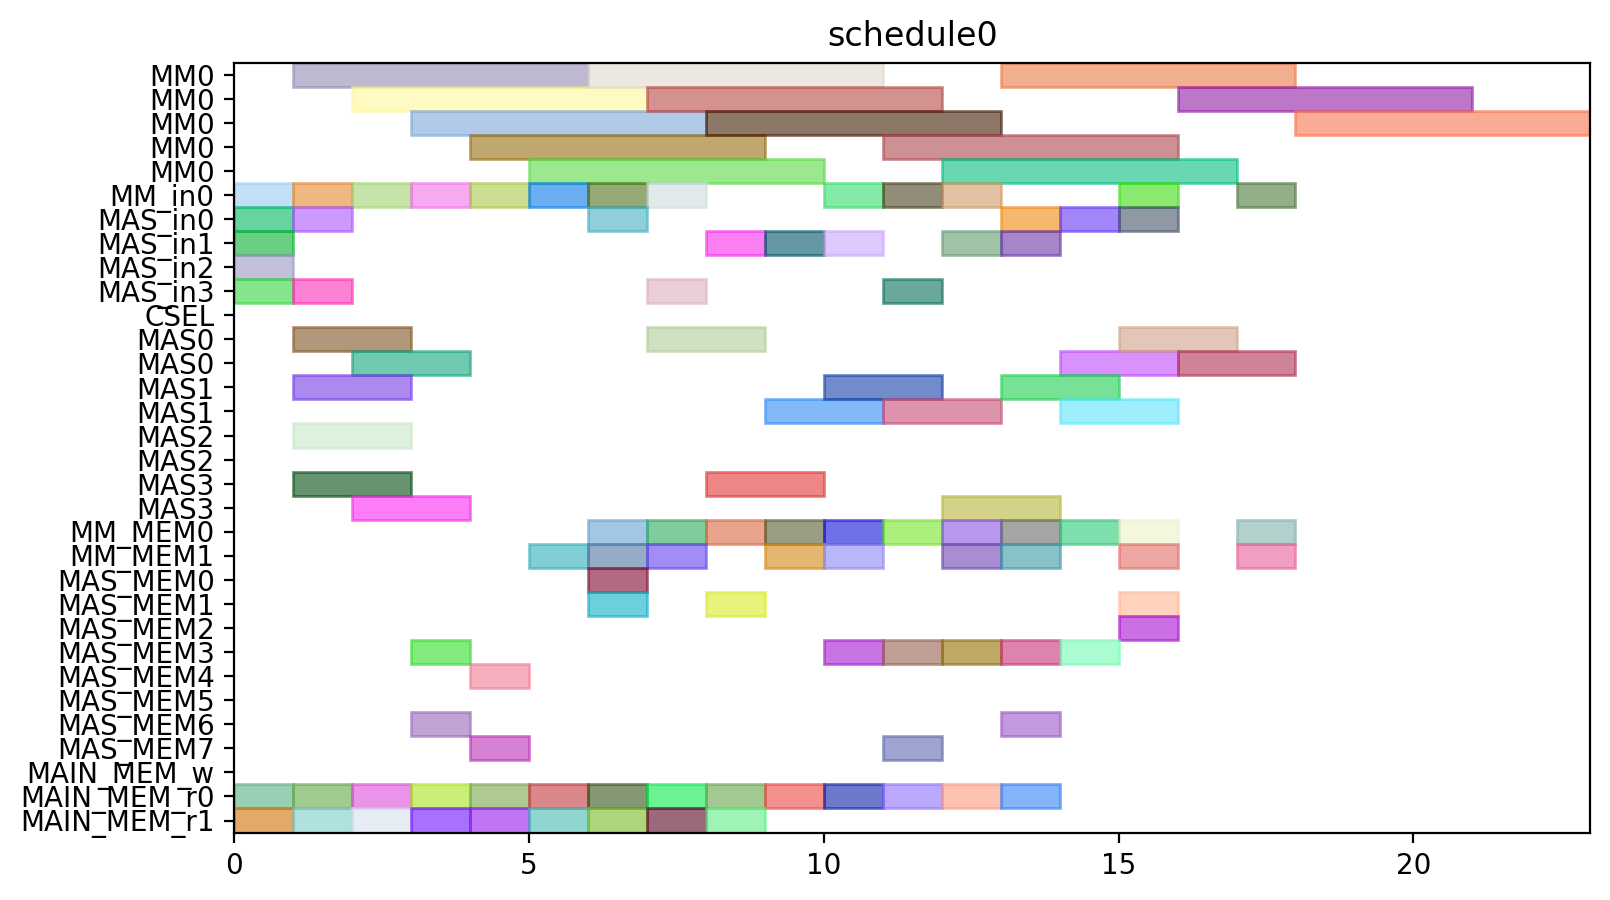

The script that drew this image:
from pyschedule import Scenario, solvers, plotters, alt


def solve():
	horizon = 90
	S = Scenario("schedule0", horizon=horizon)

	# resource
	MM = S.Resources('MM', num=1, size=5)
	MM_in = S.Resources('MM_in', num=1)
	MAS_in = S.Resources('MAS_in', num=4)
	CSEL = S.Resource('CSEL')
	MAS = S.Resources('MAS', num=4, size=2, periods=range(1, horizon))
	MM_MEM = S.Resources('MM_MEM', num=2)
	MAS_MEM = S.Resources('MAS_MEM', num=8)
	MAIN_MEM_w = S.Resource('MAIN_MEM_w', size=1)
	MAIN_MEM_r = S.Resources('MAIN_MEM_r', num=2)

	# result of previous scheduling

	# new tasks
	t0 = S.Task('t0', length=5, delay_cost=1)
	t0 += alt(MM)
	t0_in = S.Task('t0_in', length=1, delay_cost=1)
	t0_in += alt(MM_in)
	S += t0_in*MM_in[0]<=t0*MM[0]

	t0_mem0 = S.Task('t0_mem0', length=1, delay_cost=1)
	t0_mem0 += MAIN_MEM_r[0]
	t0_mem1 = S.Task('t0_mem1', length=1, delay_cost=1)
	t0_mem1 += MAIN_MEM_r[1]
	t1 = S.Task('t1', length=5, delay_cost=1)
	t1 += alt(MM)
	t1_in = S.Task('t1_in', length=1, delay_cost=1)
	t1_in += alt(MM_in)
	S += t1_in*MM_in[0]<=t1*MM[0]

	t1_mem0 = S.Task('t1_mem0', length=1, delay_cost=1)
	t1_mem0 += MAIN_MEM_r[0]
	t1_mem1 = S.Task('t1_mem1', length=1, delay_cost=1)
	t1_mem1 += MAIN_MEM_r[1]
	t2 = S.Task('t2', length=5, delay_cost=1)
	t2 += alt(MM)
	t2_in = S.Task('t2_in', length=1, delay_cost=1)
	t2_in += alt(MM_in)
	S += t2_in*MM_in[0]<=t2*MM[0]

	t2_mem0 = S.Task('t2_mem0', length=1, delay_cost=1)
	t2_mem0 += MAIN_MEM_r[0]
	t2_mem1 = S.Task('t2_mem1', length=1, delay_cost=1)
	t2_mem1 += MAIN_MEM_r[1]
	t3 = S.Task('t3', length=2, delay_cost=1)
	t3 += alt(MAS)
	t3_in = S.Task('t3_in', length=1, delay_cost=1)
	t3_in += alt(MAS_in)
	S += t3_in*MAS_in[0]<=t3*MAS[0]

	S += t3_in*MAS_in[1]<=t3*MAS[1]

	S += t3_in*MAS_in[2]<=t3*MAS[2]

	S += t3_in*MAS_in[3]<=t3*MAS[3]

	t3_mem0 = S.Task('t3_mem0', length=1, delay_cost=1)
	t3_mem0 += MAIN_MEM_r[0]
	t3_mem1 = S.Task('t3_mem1', length=1, delay_cost=1)
	t3_mem1 += MAIN_MEM_r[1]
	t4 = S.Task('t4', length=2, delay_cost=1)
	t4 += alt(MAS)
	t4_in = S.Task('t4_in', length=1, delay_cost=1)
	t4_in += alt(MAS_in)
	S += t4_in*MAS_in[0]<=t4*MAS[0]

	S += t4_in*MAS_in[1]<=t4*MAS[1]

	S += t4_in*MAS_in[2]<=t4*MAS[2]

	S += t4_in*MAS_in[3]<=t4*MAS[3]

	t4_mem0 = S.Task('t4_mem0', length=1, delay_cost=1)
	t4_mem0 += MAIN_MEM_r[0]
	t4_mem1 = S.Task('t4_mem1', length=1, delay_cost=1)
	t4_mem1 += MAIN_MEM_r[1]
	t8 = S.Task('t8', length=2, delay_cost=1)
	t8 += alt(MAS)
	t8_in = S.Task('t8_in', length=1, delay_cost=1)
	t8_in += alt(MAS_in)
	S += t8_in*MAS_in[0]<=t8*MAS[0]

	S += t8_in*MAS_in[1]<=t8*MAS[1]

	S += t8_in*MAS_in[2]<=t8*MAS[2]

	S += t8_in*MAS_in[3]<=t8*MAS[3]

	t8_mem0 = S.Task('t8_mem0', length=1, delay_cost=1)
	t8_mem0 += MAIN_MEM_r[0]
	t8_mem1 = S.Task('t8_mem1', length=1, delay_cost=1)
	t8_mem1 += MAIN_MEM_r[1]
	t9 = S.Task('t9', length=2, delay_cost=1)
	t9 += alt(MAS)
	t9_in = S.Task('t9_in', length=1, delay_cost=1)
	t9_in += alt(MAS_in)
	S += t9_in*MAS_in[0]<=t9*MAS[0]

	S += t9_in*MAS_in[1]<=t9*MAS[1]

	S += t9_in*MAS_in[2]<=t9*MAS[2]

	S += t9_in*MAS_in[3]<=t9*MAS[3]

	t9_mem0 = S.Task('t9_mem0', length=1, delay_cost=1)
	t9_mem0 += MAIN_MEM_r[0]
	t9_mem1 = S.Task('t9_mem1', length=1, delay_cost=1)
	t9_mem1 += MAIN_MEM_r[1]
	t13 = S.Task('t13', length=2, delay_cost=1)
	t13 += alt(MAS)
	t13_in = S.Task('t13_in', length=1, delay_cost=1)
	t13_in += alt(MAS_in)
	S += t13_in*MAS_in[0]<=t13*MAS[0]

	S += t13_in*MAS_in[1]<=t13*MAS[1]

	S += t13_in*MAS_in[2]<=t13*MAS[2]

	S += t13_in*MAS_in[3]<=t13*MAS[3]

	t13_mem0 = S.Task('t13_mem0', length=1, delay_cost=1)
	t13_mem0 += MAIN_MEM_r[0]
	t13_mem1 = S.Task('t13_mem1', length=1, delay_cost=1)
	t13_mem1 += MAIN_MEM_r[1]
	t14 = S.Task('t14', length=2, delay_cost=1)
	t14 += alt(MAS)
	t14_in = S.Task('t14_in', length=1, delay_cost=1)
	t14_in += alt(MAS_in)
	S += t14_in*MAS_in[0]<=t14*MAS[0]

	S += t14_in*MAS_in[1]<=t14*MAS[1]

	S += t14_in*MAS_in[2]<=t14*MAS[2]

	S += t14_in*MAS_in[3]<=t14*MAS[3]

	t14_mem0 = S.Task('t14_mem0', length=1, delay_cost=1)
	t14_mem0 += MAIN_MEM_r[0]
	t14_mem1 = S.Task('t14_mem1', length=1, delay_cost=1)
	t14_mem1 += MAIN_MEM_r[1]
	t5 = S.Task('t5', length=5, delay_cost=1)
	t5 += alt(MM)
	t5_in = S.Task('t5_in', length=1, delay_cost=1)
	t5_in += alt(MM_in)
	S += t5_in*MM_in[0]<=t5*MM[0]

	t5_mem0 = S.Task('t5_mem0', length=1, delay_cost=1)
	t5_mem0 += alt(MAS_MEM)
	S += (t3*MAS[0])-1 < t5_mem0*MAS_MEM[0]
	S += (t3*MAS[1])-1 < t5_mem0*MAS_MEM[2]
	S += (t3*MAS[2])-1 < t5_mem0*MAS_MEM[4]
	S += (t3*MAS[3])-1 < t5_mem0*MAS_MEM[6]
	S += t5_mem0 <= t5

	t5_mem1 = S.Task('t5_mem1', length=1, delay_cost=1)
	t5_mem1 += alt(MAS_MEM)
	S += (t4*MAS[0])-1 < t5_mem1*MAS_MEM[1]
	S += (t4*MAS[1])-1 < t5_mem1*MAS_MEM[3]
	S += (t4*MAS[2])-1 < t5_mem1*MAS_MEM[5]
	S += (t4*MAS[3])-1 < t5_mem1*MAS_MEM[7]
	S += t5_mem1 <= t5

	t6 = S.Task('t6', length=2, delay_cost=1)
	t6 += alt(MAS)
	t6_in = S.Task('t6_in', length=1, delay_cost=1)
	t6_in += alt(MAS_in)
	S += t6_in*MAS_in[0]<=t6*MAS[0]

	S += t6_in*MAS_in[1]<=t6*MAS[1]

	S += t6_in*MAS_in[2]<=t6*MAS[2]

	S += t6_in*MAS_in[3]<=t6*MAS[3]

	t6_mem0 = S.Task('t6_mem0', length=1, delay_cost=1)
	t6_mem0 += alt(MM_MEM)
	S += (t0*MM[0])-1 < t6_mem0*MM_MEM[0]
	S += t6_mem0 <= t6

	t6_mem1 = S.Task('t6_mem1', length=1, delay_cost=1)
	t6_mem1 += alt(MM_MEM)
	S += (t1*MM[0])-1 < t6_mem1*MM_MEM[1]
	S += t6_mem1 <= t6

	t10 = S.Task('t10', length=5, delay_cost=1)
	t10 += alt(MM)
	t10_in = S.Task('t10_in', length=1, delay_cost=1)
	t10_in += alt(MM_in)
	S += t10_in*MM_in[0]<=t10*MM[0]

	t10_mem0 = S.Task('t10_mem0', length=1, delay_cost=1)
	t10_mem0 += alt(MAS_MEM)
	S += (t8*MAS[0])-1 < t10_mem0*MAS_MEM[0]
	S += (t8*MAS[1])-1 < t10_mem0*MAS_MEM[2]
	S += (t8*MAS[2])-1 < t10_mem0*MAS_MEM[4]
	S += (t8*MAS[3])-1 < t10_mem0*MAS_MEM[6]
	S += t10_mem0 <= t10

	t10_mem1 = S.Task('t10_mem1', length=1, delay_cost=1)
	t10_mem1 += alt(MAS_MEM)
	S += (t9*MAS[0])-1 < t10_mem1*MAS_MEM[1]
	S += (t9*MAS[1])-1 < t10_mem1*MAS_MEM[3]
	S += (t9*MAS[2])-1 < t10_mem1*MAS_MEM[5]
	S += (t9*MAS[3])-1 < t10_mem1*MAS_MEM[7]
	S += t10_mem1 <= t10

	t11 = S.Task('t11', length=2, delay_cost=1)
	t11 += alt(MAS)
	t11_in = S.Task('t11_in', length=1, delay_cost=1)
	t11_in += alt(MAS_in)
	S += t11_in*MAS_in[0]<=t11*MAS[0]

	S += t11_in*MAS_in[1]<=t11*MAS[1]

	S += t11_in*MAS_in[2]<=t11*MAS[2]

	S += t11_in*MAS_in[3]<=t11*MAS[3]

	t11_mem0 = S.Task('t11_mem0', length=1, delay_cost=1)
	t11_mem0 += alt(MM_MEM)
	S += (t1*MM[0])-1 < t11_mem0*MM_MEM[0]
	S += t11_mem0 <= t11

	t11_mem1 = S.Task('t11_mem1', length=1, delay_cost=1)
	t11_mem1 += alt(MM_MEM)
	S += (t2*MM[0])-1 < t11_mem1*MM_MEM[1]
	S += t11_mem1 <= t11

	t15 = S.Task('t15', length=5, delay_cost=1)
	t15 += alt(MM)
	t15_in = S.Task('t15_in', length=1, delay_cost=1)
	t15_in += alt(MM_in)
	S += t15_in*MM_in[0]<=t15*MM[0]

	t15_mem0 = S.Task('t15_mem0', length=1, delay_cost=1)
	t15_mem0 += alt(MAS_MEM)
	S += (t13*MAS[0])-1 < t15_mem0*MAS_MEM[0]
	S += (t13*MAS[1])-1 < t15_mem0*MAS_MEM[2]
	S += (t13*MAS[2])-1 < t15_mem0*MAS_MEM[4]
	S += (t13*MAS[3])-1 < t15_mem0*MAS_MEM[6]
	S += t15_mem0 <= t15

	t15_mem1 = S.Task('t15_mem1', length=1, delay_cost=1)
	t15_mem1 += alt(MAS_MEM)
	S += (t14*MAS[0])-1 < t15_mem1*MAS_MEM[1]
	S += (t14*MAS[1])-1 < t15_mem1*MAS_MEM[3]
	S += (t14*MAS[2])-1 < t15_mem1*MAS_MEM[5]
	S += (t14*MAS[3])-1 < t15_mem1*MAS_MEM[7]
	S += t15_mem1 <= t15

	t16 = S.Task('t16', length=2, delay_cost=1)
	t16 += alt(MAS)
	t16_in = S.Task('t16_in', length=1, delay_cost=1)
	t16_in += alt(MAS_in)
	S += t16_in*MAS_in[0]<=t16*MAS[0]

	S += t16_in*MAS_in[1]<=t16*MAS[1]

	S += t16_in*MAS_in[2]<=t16*MAS[2]

	S += t16_in*MAS_in[3]<=t16*MAS[3]

	t16_mem0 = S.Task('t16_mem0', length=1, delay_cost=1)
	t16_mem0 += alt(MM_MEM)
	S += (t0*MM[0])-1 < t16_mem0*MM_MEM[0]
	S += t16_mem0 <= t16

	t16_mem1 = S.Task('t16_mem1', length=1, delay_cost=1)
	t16_mem1 += alt(MM_MEM)
	S += (t2*MM[0])-1 < t16_mem1*MM_MEM[1]
	S += t16_mem1 <= t16

	t19 = S.Task('t19', length=5, delay_cost=1)
	t19 += alt(MM)
	t19_in = S.Task('t19_in', length=1, delay_cost=1)
	t19_in += alt(MM_in)
	S += t19_in*MM_in[0]<=t19*MM[0]

	t19_mem0 = S.Task('t19_mem0', length=1, delay_cost=1)
	t19_mem0 += MAIN_MEM_r[0]
	t19_mem1 = S.Task('t19_mem1', length=1, delay_cost=1)
	t19_mem1 += alt(MM_MEM)
	S += (t2*MM[0])-1 < t19_mem1*MM_MEM[1]
	S += t19_mem1 <= t19

	t24 = S.Task('t24', length=2, delay_cost=1)
	t24 += alt(MAS)
	t24_in = S.Task('t24_in', length=1, delay_cost=1)
	t24_in += alt(MAS_in)
	S += t24_in*MAS_in[0]<=t24*MAS[0]

	S += t24_in*MAS_in[1]<=t24*MAS[1]

	S += t24_in*MAS_in[2]<=t24*MAS[2]

	S += t24_in*MAS_in[3]<=t24*MAS[3]

	t24_mem0 = S.Task('t24_mem0', length=1, delay_cost=1)
	t24_mem0 += alt(MM_MEM)
	S += (t0*MM[0])-1 < t24_mem0*MM_MEM[0]
	S += t24_mem0 <= t24

	t26 = S.Task('t26', length=5, delay_cost=1)
	t26 += alt(MM)
	t26_in = S.Task('t26_in', length=1, delay_cost=1)
	t26_in += alt(MM_in)
	S += t26_in*MM_in[0]<=t26*MM[0]

	t26_mem0 = S.Task('t26_mem0', length=1, delay_cost=1)
	t26_mem0 += MAIN_MEM_r[0]
	t26_mem1 = S.Task('t26_mem1', length=1, delay_cost=1)
	t26_mem1 += alt(MM_MEM)
	S += (t2*MM[0])-1 < t26_mem1*MM_MEM[1]
	S += t26_mem1 <= t26

	t7 = S.Task('t7', length=2, delay_cost=1)
	t7 += alt(MAS)
	t7_in = S.Task('t7_in', length=1, delay_cost=1)
	t7_in += alt(MAS_in)
	S += t7_in*MAS_in[0]<=t7*MAS[0]

	S += t7_in*MAS_in[1]<=t7*MAS[1]

	S += t7_in*MAS_in[2]<=t7*MAS[2]

	S += t7_in*MAS_in[3]<=t7*MAS[3]

	t7_mem0 = S.Task('t7_mem0', length=1, delay_cost=1)
	t7_mem0 += alt(MM_MEM)
	S += (t5*MM[0])-1 < t7_mem0*MM_MEM[0]
	S += t7_mem0 <= t7

	t7_mem1 = S.Task('t7_mem1', length=1, delay_cost=1)
	t7_mem1 += alt(MAS_MEM)
	S += (t6*MAS[0])-1 < t7_mem1*MAS_MEM[1]
	S += (t6*MAS[1])-1 < t7_mem1*MAS_MEM[3]
	S += (t6*MAS[2])-1 < t7_mem1*MAS_MEM[5]
	S += (t6*MAS[3])-1 < t7_mem1*MAS_MEM[7]
	S += t7_mem1 <= t7

	t12 = S.Task('t12', length=2, delay_cost=1)
	t12 += alt(MAS)
	t12_in = S.Task('t12_in', length=1, delay_cost=1)
	t12_in += alt(MAS_in)
	S += t12_in*MAS_in[0]<=t12*MAS[0]

	S += t12_in*MAS_in[1]<=t12*MAS[1]

	S += t12_in*MAS_in[2]<=t12*MAS[2]

	S += t12_in*MAS_in[3]<=t12*MAS[3]

	t12_mem0 = S.Task('t12_mem0', length=1, delay_cost=1)
	t12_mem0 += alt(MM_MEM)
	S += (t10*MM[0])-1 < t12_mem0*MM_MEM[0]
	S += t12_mem0 <= t12

	t12_mem1 = S.Task('t12_mem1', length=1, delay_cost=1)
	t12_mem1 += alt(MAS_MEM)
	S += (t11*MAS[0])-1 < t12_mem1*MAS_MEM[1]
	S += (t11*MAS[1])-1 < t12_mem1*MAS_MEM[3]
	S += (t11*MAS[2])-1 < t12_mem1*MAS_MEM[5]
	S += (t11*MAS[3])-1 < t12_mem1*MAS_MEM[7]
	S += t12_mem1 <= t12

	t17 = S.Task('t17', length=2, delay_cost=1)
	t17 += alt(MAS)
	t17_in = S.Task('t17_in', length=1, delay_cost=1)
	t17_in += alt(MAS_in)
	S += t17_in*MAS_in[0]<=t17*MAS[0]

	S += t17_in*MAS_in[1]<=t17*MAS[1]

	S += t17_in*MAS_in[2]<=t17*MAS[2]

	S += t17_in*MAS_in[3]<=t17*MAS[3]

	t17_mem0 = S.Task('t17_mem0', length=1, delay_cost=1)
	t17_mem0 += alt(MM_MEM)
	S += (t15*MM[0])-1 < t17_mem0*MM_MEM[0]
	S += t17_mem0 <= t17

	t17_mem1 = S.Task('t17_mem1', length=1, delay_cost=1)
	t17_mem1 += alt(MAS_MEM)
	S += (t16*MAS[0])-1 < t17_mem1*MAS_MEM[1]
	S += (t16*MAS[1])-1 < t17_mem1*MAS_MEM[3]
	S += (t16*MAS[2])-1 < t17_mem1*MAS_MEM[5]
	S += (t16*MAS[3])-1 < t17_mem1*MAS_MEM[7]
	S += t17_mem1 <= t17

	t25 = S.Task('t25', length=2, delay_cost=1)
	t25 += alt(MAS)
	t25_in = S.Task('t25_in', length=1, delay_cost=1)
	t25_in += alt(MAS_in)
	S += t25_in*MAS_in[0]<=t25*MAS[0]

	S += t25_in*MAS_in[1]<=t25*MAS[1]

	S += t25_in*MAS_in[2]<=t25*MAS[2]

	S += t25_in*MAS_in[3]<=t25*MAS[3]

	t25_mem0 = S.Task('t25_mem0', length=1, delay_cost=1)
	t25_mem0 += alt(MM_MEM)
	S += (t0*MM[0])-1 < t25_mem0*MM_MEM[0]
	S += t25_mem0 <= t25

	t25_mem1 = S.Task('t25_mem1', length=1, delay_cost=1)
	t25_mem1 += alt(MAS_MEM)
	S += (t24*MAS[0])-1 < t25_mem1*MAS_MEM[1]
	S += (t24*MAS[1])-1 < t25_mem1*MAS_MEM[3]
	S += (t24*MAS[2])-1 < t25_mem1*MAS_MEM[5]
	S += (t24*MAS[3])-1 < t25_mem1*MAS_MEM[7]
	S += t25_mem1 <= t25

	t29 = S.Task('t29', length=2, delay_cost=1)
	t29 += alt(MAS)
	t29_in = S.Task('t29_in', length=1, delay_cost=1)
	t29_in += alt(MAS_in)
	S += t29_in*MAS_in[0]<=t29*MAS[0]

	S += t29_in*MAS_in[1]<=t29*MAS[1]

	S += t29_in*MAS_in[2]<=t29*MAS[2]

	S += t29_in*MAS_in[3]<=t29*MAS[3]

	t29_mem0 = S.Task('t29_mem0', length=1, delay_cost=1)
	t29_mem0 += alt(MM_MEM)
	S += (t0*MM[0])-1 < t29_mem0*MM_MEM[0]
	S += t29_mem0 <= t29

	t29_mem1 = S.Task('t29_mem1', length=1, delay_cost=1)
	t29_mem1 += alt(MM_MEM)
	S += (t26*MM[0])-1 < t29_mem1*MM_MEM[1]
	S += t29_mem1 <= t29

	t18 = S.Task('t18', length=5, delay_cost=1)
	t18 += alt(MM)
	t18_in = S.Task('t18_in', length=1, delay_cost=1)
	t18_in += alt(MM_in)
	S += t18_in*MM_in[0]<=t18*MM[0]

	t18_mem0 = S.Task('t18_mem0', length=1, delay_cost=1)
	t18_mem0 += MAIN_MEM_r[0]
	t18_mem1 = S.Task('t18_mem1', length=1, delay_cost=1)
	t18_mem1 += alt(MAS_MEM)
	S += (t12*MAS[0])-1 < t18_mem1*MAS_MEM[1]
	S += (t12*MAS[1])-1 < t18_mem1*MAS_MEM[3]
	S += (t12*MAS[2])-1 < t18_mem1*MAS_MEM[5]
	S += (t12*MAS[3])-1 < t18_mem1*MAS_MEM[7]
	S += t18_mem1 <= t18

	t27 = S.Task('t27', length=5, delay_cost=1)
	t27 += alt(MM)
	t27_in = S.Task('t27_in', length=1, delay_cost=1)
	t27_in += alt(MM_in)
	S += t27_in*MM_in[0]<=t27*MM[0]

	t27_mem0 = S.Task('t27_mem0', length=1, delay_cost=1)
	t27_mem0 += MAIN_MEM_r[0]
	t27_mem1 = S.Task('t27_mem1', length=1, delay_cost=1)
	t27_mem1 += alt(MAS_MEM)
	S += (t12*MAS[0])-1 < t27_mem1*MAS_MEM[1]
	S += (t12*MAS[1])-1 < t27_mem1*MAS_MEM[3]
	S += (t12*MAS[2])-1 < t27_mem1*MAS_MEM[5]
	S += (t12*MAS[3])-1 < t27_mem1*MAS_MEM[7]
	S += t27_mem1 <= t27

	t28 = S.Task('t28', length=2, delay_cost=1)
	t28 += alt(MAS)
	t28_in = S.Task('t28_in', length=1, delay_cost=1)
	t28_in += alt(MAS_in)
	S += t28_in*MAS_in[0]<=t28*MAS[0]

	S += t28_in*MAS_in[1]<=t28*MAS[1]

	S += t28_in*MAS_in[2]<=t28*MAS[2]

	S += t28_in*MAS_in[3]<=t28*MAS[3]

	t28_mem0 = S.Task('t28_mem0', length=1, delay_cost=1)
	t28_mem0 += alt(MAS_MEM)
	S += (t25*MAS[0])-1 < t28_mem0*MAS_MEM[0]
	S += (t25*MAS[1])-1 < t28_mem0*MAS_MEM[2]
	S += (t25*MAS[2])-1 < t28_mem0*MAS_MEM[4]
	S += (t25*MAS[3])-1 < t28_mem0*MAS_MEM[6]
	S += t28_mem0 <= t28

	t28_mem1 = S.Task('t28_mem1', length=1, delay_cost=1)
	t28_mem1 += alt(MM_MEM)
	S += (t26*MM[0])-1 < t28_mem1*MM_MEM[1]
	S += t28_mem1 <= t28

	t30 = S.Task('t30', length=5, delay_cost=1)
	t30 += alt(MM)
	t30_in = S.Task('t30_in', length=1, delay_cost=1)
	t30_in += alt(MM_in)
	S += t30_in*MM_in[0]<=t30*MM[0]

	t30_mem0 = S.Task('t30_mem0', length=1, delay_cost=1)
	t30_mem0 += MAIN_MEM_r[0]
	t30_mem1 = S.Task('t30_mem1', length=1, delay_cost=1)
	t30_mem1 += alt(MAS_MEM)
	S += (t29*MAS[0])-1 < t30_mem1*MAS_MEM[1]
	S += (t29*MAS[1])-1 < t30_mem1*MAS_MEM[3]
	S += (t29*MAS[2])-1 < t30_mem1*MAS_MEM[5]
	S += (t29*MAS[3])-1 < t30_mem1*MAS_MEM[7]
	S += t30_mem1 <= t30

	t20 = S.Task('t20', length=2, delay_cost=1)
	t20 += alt(MAS)
	t20_in = S.Task('t20_in', length=1, delay_cost=1)
	t20_in += alt(MAS_in)
	S += t20_in*MAS_in[0]<=t20*MAS[0]

	S += t20_in*MAS_in[1]<=t20*MAS[1]

	S += t20_in*MAS_in[2]<=t20*MAS[2]

	S += t20_in*MAS_in[3]<=t20*MAS[3]

	t20_mem0 = S.Task('t20_mem0', length=1, delay_cost=1)
	t20_mem0 += alt(MM_MEM)
	S += (t19*MM[0])-1 < t20_mem0*MM_MEM[0]
	S += t20_mem0 <= t20

	t20_mem1 = S.Task('t20_mem1', length=1, delay_cost=1)
	t20_mem1 += alt(MM_MEM)
	S += (t18*MM[0])-1 < t20_mem1*MM_MEM[1]
	S += t20_mem1 <= t20

	t31 = S.Task('t31', length=5, delay_cost=1)
	t31 += alt(MM)
	t31_in = S.Task('t31_in', length=1, delay_cost=1)
	t31_in += alt(MM_in)
	S += t31_in*MM_in[0]<=t31*MM[0]

	t31_mem0 = S.Task('t31_mem0', length=1, delay_cost=1)
	t31_mem0 += alt(MM_MEM)
	S += (t27*MM[0])-1 < t31_mem0*MM_MEM[0]
	S += t31_mem0 <= t31

	t31_mem1 = S.Task('t31_mem1', length=1, delay_cost=1)
	t31_mem1 += alt(MM_MEM)
	S += (t30*MM[0])-1 < t31_mem1*MM_MEM[1]
	S += t31_mem1 <= t31

	t35 = S.Task('t35', length=5, delay_cost=1)
	t35 += alt(MM)
	t35_in = S.Task('t35_in', length=1, delay_cost=1)
	t35_in += alt(MM_in)
	S += t35_in*MM_in[0]<=t35*MM[0]

	t35_mem0 = S.Task('t35_mem0', length=1, delay_cost=1)
	t35_mem0 += alt(MAS_MEM)
	S += (t7*MAS[0])-1 < t35_mem0*MAS_MEM[0]
	S += (t7*MAS[1])-1 < t35_mem0*MAS_MEM[2]
	S += (t7*MAS[2])-1 < t35_mem0*MAS_MEM[4]
	S += (t7*MAS[3])-1 < t35_mem0*MAS_MEM[6]
	S += t35_mem0 <= t35

	t35_mem1 = S.Task('t35_mem1', length=1, delay_cost=1)
	t35_mem1 += alt(MAS_MEM)
	S += (t28*MAS[0])-1 < t35_mem1*MAS_MEM[1]
	S += (t28*MAS[1])-1 < t35_mem1*MAS_MEM[3]
	S += (t28*MAS[2])-1 < t35_mem1*MAS_MEM[5]
	S += (t28*MAS[3])-1 < t35_mem1*MAS_MEM[7]
	S += t35_mem1 <= t35

	solvers.mip.solve(S,msg=1,kind='CPLEX',ratio_gap=1.01)

	solution = [['hoge']*len(S.solution()[1]) for i in range(len(S.solution()))]
	for i in range(len(S.solution())):
		for j in range(len(S.solution()[i])):
			solution[i][j]=str(S.solution()[i][j])
	print(solution)

	cycles = int(solution[-1][3])

	pic_file_name = "/home/mfukuda/ABE/multiRAM_multiMAS_16mux/scheduling_result/stage5MM1_stage2MAS4/EP_ADD_A_ANY/schedule0.png"
	if(S.solution() != []):
		plotters.matplotlib.plot(S,img_filename=pic_file_name, show_task_labels=False, fig_size=(cycles*0.25+3, 5))

	return solution
